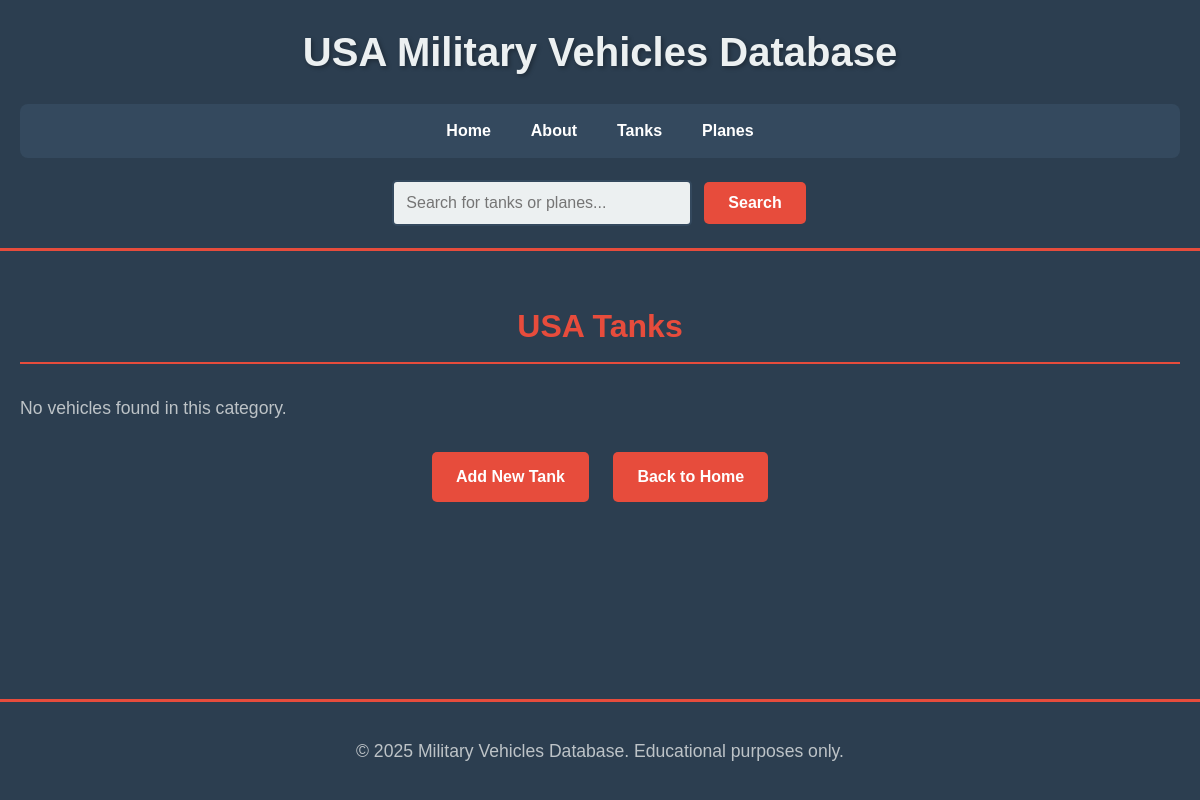
The page /tanks on the database as committed earlier.
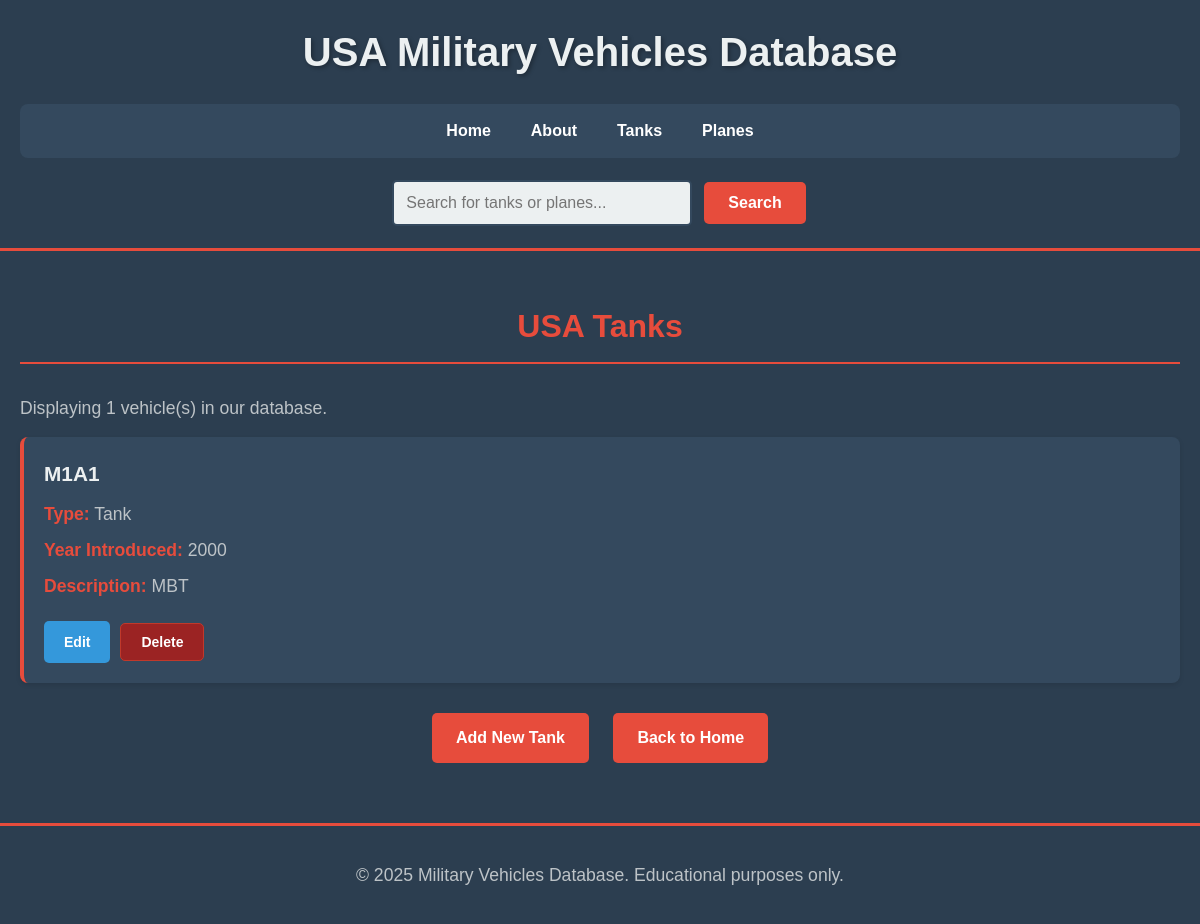
The same page on the database as committed later.
### app/models.py (models this page shows, shortened)
class Tank(db.Model):
    __tablename__ = 'tank'
    id = db.Column(db.Integer, primary_key=True)
    name = db.Column(db.String(100), nullable=False, unique=True)
    description = db.Column(db.Text)
    year_introduced = db.Column(db.Integer)
    type = db.Column(db.String(50), default='Tank')

### app/routes.py (the view)
@app.route('/tanks')
def tanks_list():
    tanks = Tank.query.all()
    return render_template('vehicles.html', vehicles=tanks, title="USA Tanks")

### app/templates/vehicles.html (shortened to what this page needs)
<!DOCTYPE html>
<html lang="en">
{% extends "layout.html" %}
{% block content %}
<h2>{{ title }}</h2>
{% if vehicles %}
    <p>Displaying {{ vehicles|length }} vehicle(s) in our database.</p>
    <div class="vehicle-list">
        {% for vehicle in vehicles %}
            <div class="weapon-item">
                <h3>{{ vehicle.name }}</h3>
                <p><strong>Type:</strong> {{ vehicle.type }}</p>
                {% if vehicle.year_introduced %}
                <p><strong>Year Introduced:</strong> {{ vehicle.year_introduced }}</p>
                {% endif %}
                <p><strong>Description:</strong> {{ vehicle.description }}</p>
                <div class="vehicle-actions">
                    {% if 'Tanks' in title %}
                        <a href="{{ url_for('edit_tank', id=vehicle.id) }}" class="menu-button-edit">Edit</a>
                        <form action="{{ url_for('delete_tank', id=vehicle.id) }}" method="post" onsubmit="return confirm('Are you sure you want to delete this tank?');">
                            <button type="submit" class="menu-button-delete">Delete</button>
                        </form>
                    {% endif %}
                </div>
            </div>
        {% endfor %}
    </div>
{% else %}
    <p>No vehicles found in this category.</p>
{% endif %}
<div class="navigation-buttons">
    {% if 'Tanks' in title %}
        <a href="{{ url_for('add_tank') }}" class="menu-button">Add New Tank</a>
    {% elif 'Aircraft' in title %}
        <a href="{{ url_for('add_plane') }}" class="menu-button">Add New Aircraft</a>
    {% endif %}
    <a href="{{ url_for('homepage') }}" class="menu-button">Back to Home</a>
</div>
{% endblock %}

### app/templates/layout.html (shortened to what this page needs)
<!DOCTYPE html>
<html lang="en">
<head>
    <link rel="stylesheet" href="{{ url_for('static', filename='style.css') }}">
</head>
<body>
    <header>
        <h1>USA Military Vehicles Database</h1>
        <nav>
            <ul>
                <li><a href="{{ url_for('homepage') }}">Home</a></li>
                <li><a href="{{ url_for('about') }}">About</a></li>
                <li><a href="{{ url_for('tanks_list') }}">Tanks</a></li>
                <li><a href="{{ url_for('planes_list') }}">Planes</a></li>
            </ul>
        </nav>
        <div class="search-container">
            <form action="{{ url_for('search') }}" method="get">
                <input type="text" name="q" placeholder="Search for tanks or planes..." required>
                <button type="submit" class="menu-button">Search</button>
            </form>
        </div>
    </header>
    <main>
        {% block content %}{% endblock %}
    </main>
    <footer>
        <p>&copy; 2025 Military Vehicles Database. Educational purposes only.</p>
    </footer>
</body>
</html>

### app/static/style.css (style rules this page uses)
* { margin: 0; padding: 0; box-sizing: border-box; }
body, html { height: 100%; font-family: 'Arial', sans-serif; background-color: #2c3e50; color: #ecf0f1; line-height: 1.6; }
body { display: flex; flex-direction: column; min-height: 100vh; }
header { background-color: #2c3e50; color: white; padding: 20px; text-align: center; border-bottom: 3px solid #e74c3c; }
header h1 { margin: 0 0 20px 0; color: #ecf0f1; font-size: 2.5em; text-shadow: 2px 2px 4px rgba(0,0,0,0.3); }
nav ul { list-style-type: none; margin: 0; padding: 0; background-color: #34495e; overflow: hidden; display: flex; justify-content: center; flex-wrap: wrap; border-radius: 8px; }
nav li { display: inline-block; }
nav li a { display: block; color: white; text-align: center; padding: 14px 20px; text-decoration: none; transition: background-color 0.3s ease; font-weight: bold; }
.search-container { margin: 20px 0 0 0; text-align: center; }
.search-container form { display: inline-flex; gap: 10px; align-items: center; flex-wrap: wrap; justify-content: center; }
.search-container input { padding: 12px; font-size: 16px; border: 2px solid #34495e; border-radius: 5px; min-width: 300px; background-color: #ecf0f1; color: #2c3e50; }
main { flex: 1; padding: 30px 20px; max-width: 1200px; margin: 0 auto; width: 100%; }
h1, h2, h3, h4, h5 { color: #e74c3c; margin: 20px 0; font-family: 'Arial', sans-serif; }
h2 { font-size: 2em; margin-bottom: 30px; text-align: center; border-bottom: 2px solid #e74c3c; padding-bottom: 10px; }
p { color: #bdc3c7; margin: 15px 0; font-size: 1.1em; }
a { color: #3498db; text-decoration: none; font-weight: bold; }
.menu-button { background-color: #e74c3c; border: none; color: white; padding: 12px 24px; text-align: center; text-decoration: none; display: inline-block; font-size: 16px; margin: 4px 2px; cursor: pointer; border-radius: 5px; transition: all 0.3s ease; font-weight: bold; }
.weapon-item { background-color: #34495e; padding: 20px; margin: 15px 0; border-radius: 8px; border-left: 4px solid #e74c3c; box-shadow: 0 2px 5px rgba(0,0,0,0.1); transition: transform 0.2s ease; }
.weapon-item h3 { color: #ecf0f1; margin-top: 0; margin-bottom: 10px; font-size: 1.3em; }
.weapon-item p { margin: 8px 0; color: #bdc3c7; }
.weapon-item strong { color: #e74c3c; }
.navigation-buttons { text-align: center; margin: 30px 0; }
.navigation-buttons .menu-button { margin: 0 10px; }
footer { background-color: #2c3e50; color: #bdc3c7; text-align: center; padding: 20px; border-top: 3px solid #e74c3c; margin-top: auto; }
.vehicle-actions { margin-top: 20px; display: flex; gap: 10px; align-items: center; }
.menu-button-edit { background-color: #3498db; border: none; color: white; padding: 10px 20px; text-align: center; text-decoration: none; display: inline-block; font-size: 14px; cursor: pointer; border-radius: 5px; transition: all 0.3s ease; font-weight: bold; }
.menu-button-delete { background-color: #9b2323; border: 1px solid #c0392b; color: white; padding: 10px 20px; text-align: center; text-decoration: none; display: inline-block; font-size: 14px; cursor: pointer; border-radius: 5px; transition: all 0.3s ease; font-weight: bold; }
.vehicle-actions form { display: inline-block; margin: 0; }

Rows that differ between the two databases and show on the page:
added Tank: name "M1A1", type "Tank", year_introduced "2000", description "MBT"
Other text that changed with them:
{{ vehicles|length }}: (not shown) → "1"
text no longer shown: "No vehicles found in this category."
text now shown: "Displaying vehicle(s) in our database."
